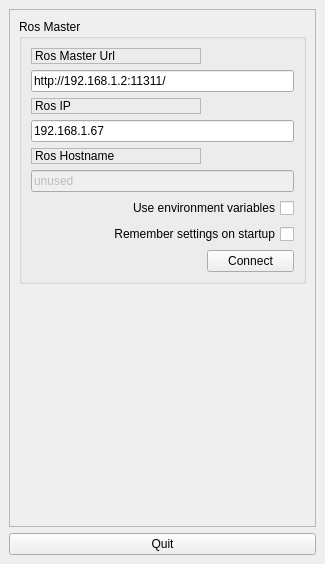
  <widget class="QDockWidget" name="dock_status">
   <property name="enabled">
    <bool>true</bool>
   </property>
   <property name="sizePolicy">
    <sizepolicy hsizetype="Minimum" vsizetype="Preferred">
     <horstretch>0</horstretch>
     <verstretch>0</verstretch>
    </sizepolicy>
   </property>
   <property name="minimumSize">
    <size>
     <width>325</width>
     <height>395</height>
    </size>
   </property>
   <property name="floating">
    <bool>true</bool>
   </property>
   <property name="allowedAreas">
    <set>Qt::RightDockWidgetArea</set>
   </property>
   <property name="windowTitle">
    <string>Command Panel</string>
   </property>
   <attribute name="dockWidgetArea">
    <number>2</number>
   </attribute>
   <widget class="QWidget" name="dockWidgetContents_2">
    <layout class="QVBoxLayout" name="verticalLayout">
     <item>
      <widget class="QFrame" name="frame">
       <property name="sizePolicy">
        <sizepolicy hsizetype="Minimum" vsizetype="Preferred">
         <horstretch>0</horstretch>
         <verstretch>0</verstretch>
        </sizepolicy>
       </property>
       <property name="frameShape">
        <enum>QFrame::StyledPanel</enum>
       </property>
       <property name="frameShadow">
        <enum>QFrame::Raised</enum>
       </property>
       <layout class="QVBoxLayout" name="verticalLayout_3">
        <item>
         <widget class="QGroupBox" name="groupBox">
          <property name="title">
           <string>Ros Master</string>
          </property>
          <layout class="QGridLayout" name="gridLayout">
           <item row="0" column="0">
            <widget class="QLabel" name="label">
             <property name="frameShape">
              <enum>QFrame::StyledPanel</enum>
             </property>
             <property name="frameShadow">
              <enum>QFrame::Raised</enum>
             </property>
             <property name="text">
              <string>Ros Master Url</string>
             </property>
            </widget>
           </item>
           <item row="1" column="0" colspan="2">
            <widget class="QLineEdit" name="line_edit_master">
             <property name="text">
              <string>http://192.168.1.2:11311/</string>
             </property>
            </widget>
           </item>
           <item row="2" column="0">
            <widget class="QLabel" name="label_2">
             <property name="frameShape">
              <enum>QFrame::StyledPanel</enum>
             </property>
             <property name="frameShadow">
              <enum>QFrame::Raised</enum>
             </property>
             <property name="text">
              <string>Ros IP</string>
             </property>
            </widget>
           </item>
           <item row="3" column="0" colspan="2">
            <widget class="QLineEdit" name="line_edit_host">
             <property name="text">
              <string>192.168.1.67</string>
             </property>
            </widget>
           </item>
           <item row="4" column="0">
            <widget class="QLabel" name="label_3">
             <property name="frameShape">
              <enum>QFrame::StyledPanel</enum>
             </property>
             <property name="frameShadow">
              <enum>QFrame::Raised</enum>
             </property>
             <property name="text">
              <string>Ros Hostname</string>
             </property>
            </widget>
           </item>
           <item row="5" column="0" colspan="2">
            <widget class="QLineEdit" name="line_edit_topic">
             <property name="enabled">
              <bool>false</bool>
             </property>
             <property name="text">
              <string>unused</string>
             </property>
            </widget>
           </item>
           <item row="6" column="0" colspan="2">
            <widget class="QCheckBox" name="checkbox_use_environment">
             <property name="layoutDirection">
              <enum>Qt::RightToLeft</enum>
             </property>
             <property name="text">
              <string>Use environment variables</string>
             </property>
            </widget>
           </item>
           <item row="7" column="0" colspan="2">
            <widget class="QCheckBox" name="checkbox_remember_settings">
             <property name="layoutDirection">
              <enum>Qt::RightToLeft</enum>
             </property>
             <property name="text">
              <string>Remember settings on startup</string>
             </property>
            </widget>
           </item>
           <item row="8" column="0">
            <spacer name="horizontalSpacer">
             <property name="orientation">
              <enum>Qt::Horizontal</enum>
             </property>
             <property name="sizeHint" stdset="0">
              <size>
               <width>170</width>
               <height>21</height>
              </size>
             </property>
            </spacer>
           </item>
           <item row="8" column="1">
            <widget class="QPushButton" name="button_connect">
             <property name="enabled">
              <bool>true</bool>
             </property>
             <property name="sizePolicy">
              <sizepolicy hsizetype="MinimumExpanding" vsizetype="Fixed">
               <horstretch>0</horstretch>
               <verstretch>0</verstretch>
              </sizepolicy>
             </property>
             <property name="toolTip">
              <string>Set the target to the current joint trajectory state.</string>
             </property>
             <property name="statusTip">
              <string>Clear all waypoints and set the target to the current joint trajectory state.</string>
             </property>
             <property name="text">
              <string>Connect</string>
             </property>
            </widget>
           </item>
          </layout>
         </widget>
        </item>
        <item>
         <spacer name="verticalSpacer_3">
          <property name="orientation">
           <enum>Qt::Vertical</enum>
          </property>
          <property name="sizeHint" stdset="0">
           <size>
            <width>20</width>
            <height>233</height>
           </size>
          </property>
         </spacer>
        </item>
       </layout>
      </widget>
     </item>
     <item>
      <widget class="QPushButton" name="quit_button">
       <property name="sizePolicy">
        <sizepolicy hsizetype="MinimumExpanding" vsizetype="Fixed">
         <horstretch>0</horstretch>
         <verstretch>0</verstretch>
        </sizepolicy>
       </property>
       <property name="text">
        <string>Quit</string>
       </property>
      </widget>
     </item>
    </layout>
   </widget>
  </widget>
